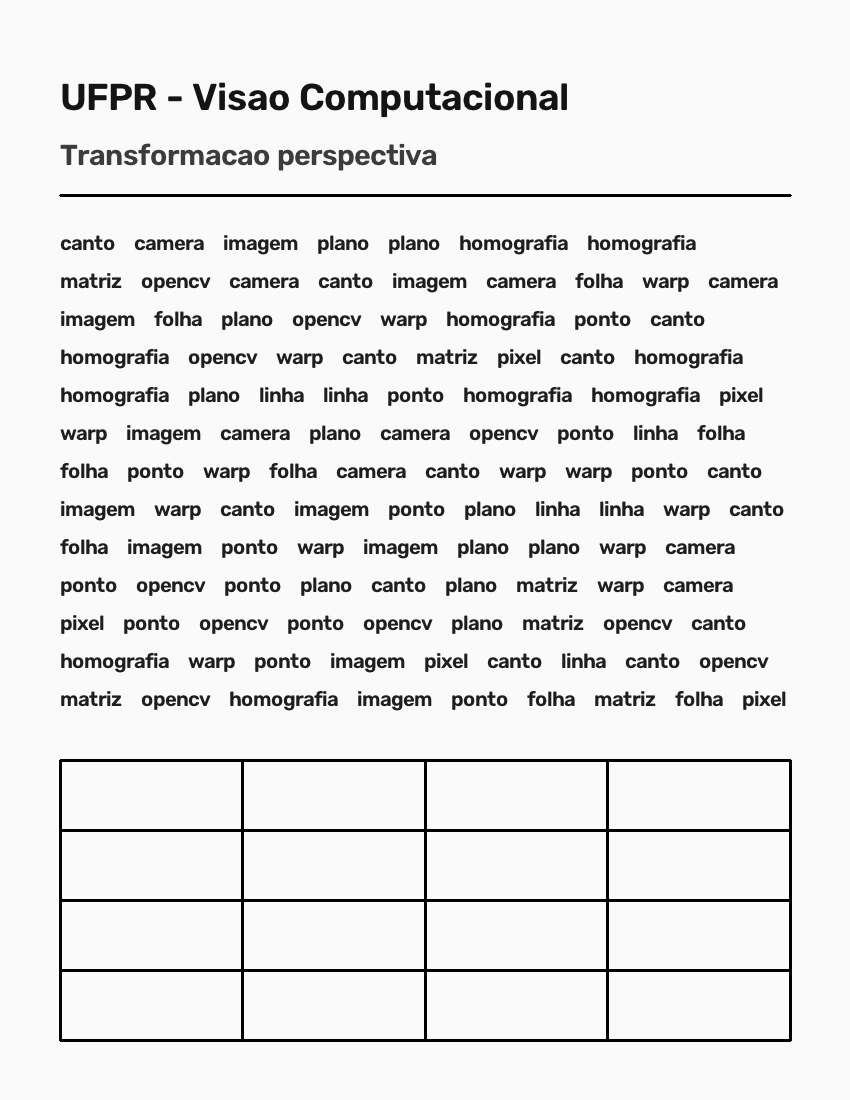
#> input picture dados/documento_original.png, 850 x 1100 px
$ python avaliar.py
#> lines starting #> are read from the running program, lines starting #| are printed output that depends on the picture; after the words box and inside, x2 and y2 are one past the last pixel; in counts of white or black regions, pixels touching at a corner belong together
#> (reads dados/sintetico.json from the repository)
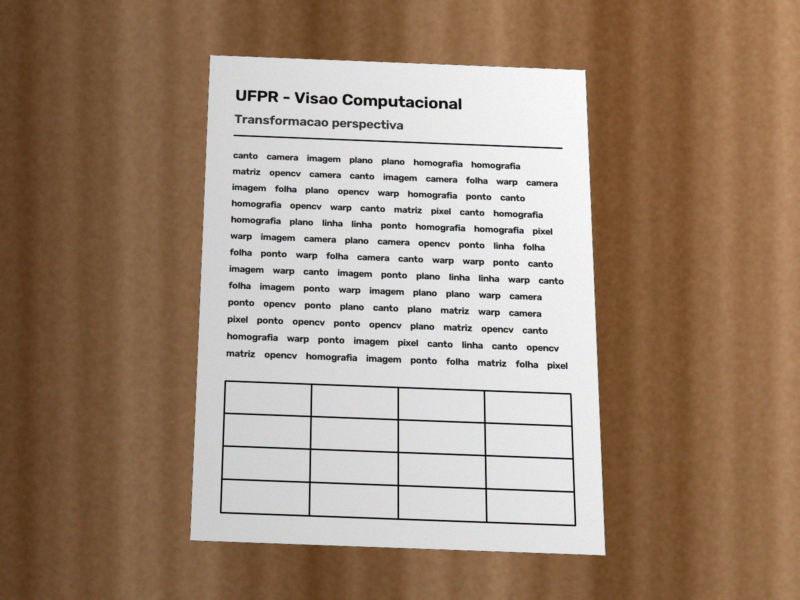
#> input picture dados/frontal_leve.jpg, 1600 x 1200 px (shown at 1/2 size)
#> in main, foto is the input picture: shape (1200, 1600, 3); mean B, G, R 119.3, 138.1, 159.4
### scanner.py
import argparse
import os

import cv2
import numpy as np

LARGURA_DETECCAO = 800


def ordenar_cantos(pts):
    pts = np.float32(pts).reshape(4, 2)
    # sup-esq tem menor x+y, inf-dir maior x+y; sup-dir tem menor y-x, inf-esq maior y-x
    soma = pts.sum(axis=1)
    dif = np.diff(pts, axis=1).ravel()
    return pts[[np.argmin(soma), np.argmin(dif), np.argmax(soma), np.argmax(dif)]]


def detectar_cantos(img, etapas=None, refinar=True):
#> called with refinar = True
    escala = LARGURA_DETECCAO / img.shape[1]
    peq = cv2.resize(img, None, fx=escala, fy=escala, interpolation=cv2.INTER_AREA)

    cinza = cv2.GaussianBlur(cv2.cvtColor(peq, cv2.COLOR_BGR2GRAY), (5, 5), 0)
    # fechamento apaga o texto escuro e deixa a folha como uma região clara uniforme
    kernel = cv2.getStructuringElement(cv2.MORPH_RECT, (9, 9))
    cinza = cv2.morphologyEx(cinza, cv2.MORPH_CLOSE, kernel, iterations=2)
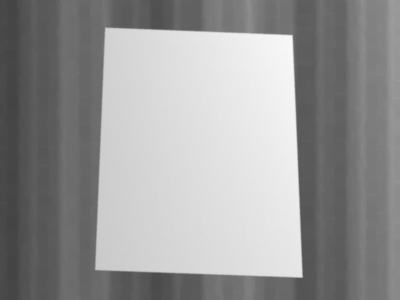
#> cinza: shape (600, 800) (shown at 1/2 size); min 68, max 248, mean 150.4

    v = np.median(cinza)
#> v = 122
    bordas = cv2.Canny(cinza, int(0.66 * v), int(min(255, 1.33 * v)))
#> bordas: shape (600, 800); 0.37% white in thin lines or dots, all inside (x1, y1, x2, y2) = (190, 55, 606, 556)
    bordas = cv2.dilate(bordas, np.ones((3, 3), np.uint8))
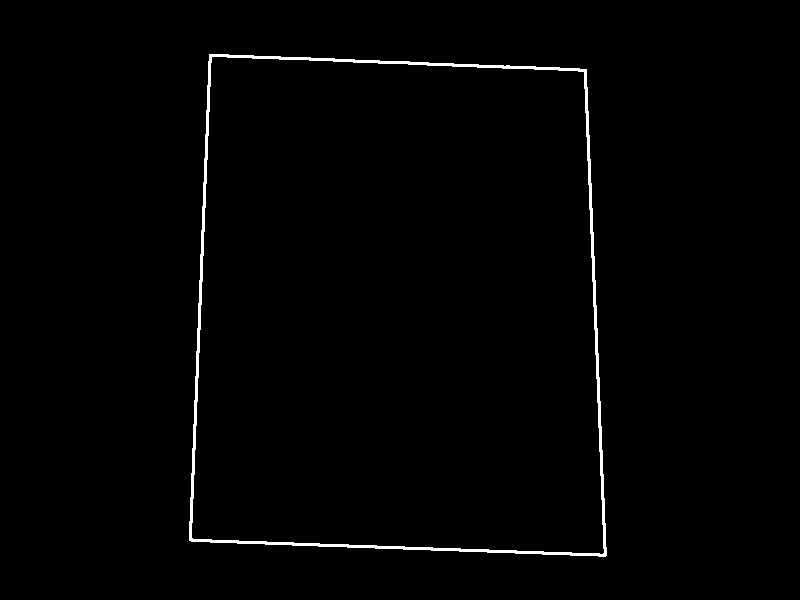
#> bordas: shape (600, 800); 1.1% white; 1 white region

    contornos, _ = cv2.findContours(bordas, cv2.RETR_LIST, cv2.CHAIN_APPROX_SIMPLE)
#> contornos = 2 contours; box (x1, y1, x2, y2) and area: (189, 54, 607, 557) 193455, (191, 56, 605, 555) 189788
    contornos = sorted(contornos, key=cv2.contourArea, reverse=True)[:10]

    quad = None
    for c in contornos:
        if cv2.contourArea(c) < 0.1 * cinza.size:
            break
        aprox = cv2.approxPolyDP(c, 0.02 * cv2.arcLength(c, True), True)
        if len(aprox) == 4 and cv2.isContourConvex(aprox):
            quad = aprox
            break
#> this loop made 1 pass
#> quad on pass 1: [[209, 54], [189, 540], [605, 556], [586, 69]]

    cantos = ordenar_cantos(quad) if quad is not None else cantos_por_retas(bordas)
#> in ordenar_cantos, `pts = np.float32(pts).reshape(4, 2)`: pts = [[209, 54], [189, 540], [605, 556], [586, 69]]
#> in ordenar_cantos, `soma = pts.sum(axis=1)`: soma = [263, 729, 1161, 655]
#> in ordenar_cantos, `dif = np.diff(pts, axis=1).ravel()`: dif = [-155, 351, -49, -517]
#> cantos = [[209, 54], [586, 69], [605, 556], [189, 540]]

    if etapas is not None:
        vis = peq.copy()
        if cantos is not None:
            cv2.polylines(vis, [np.int32(cantos)], True, (0, 255, 0), 3)
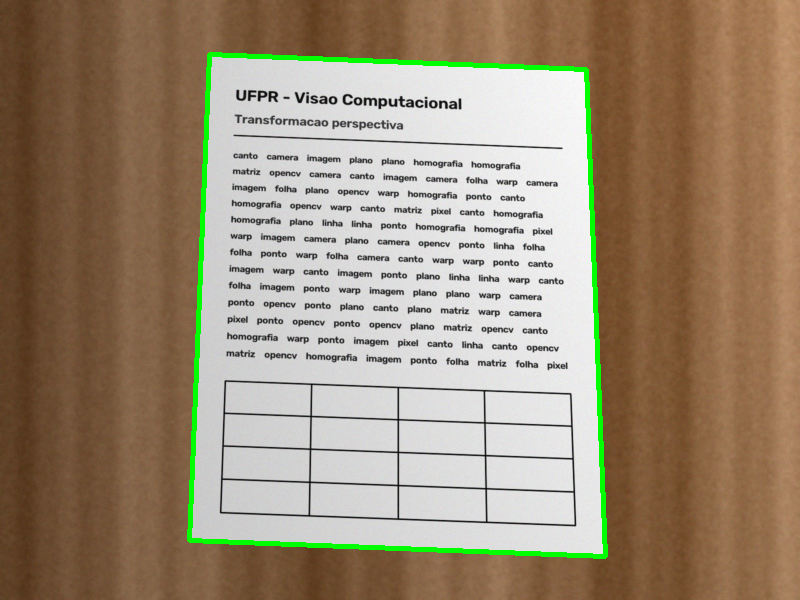
#> vis: shape (600, 800, 3); mean B, G, R 117.2, 140.3, 156.7
        etapas.update(cinza=cinza, bordas=bordas, contorno=vis)

    if cantos is None:
        return None
    cantos = cantos / escala
#> cantos = [[418, 108], [1172, 138], [1210, 1112], [378, 1080]]
    return refinar_cantos(img, cantos) if refinar else cantos


def reta(x1, y1, x2, y2):
    return np.cross([x1, y1, 1.0], [x2, y2, 1.0])


# [22 lines left out: function cantos_por_retas, not called in this run]


def refinar_cantos(img, cantos, faixa=12):
#> called with cantos = array of shape (4, 2), faixa = 12
    cinza = cv2.GaussianBlur(cv2.cvtColor(img, cv2.COLOR_BGR2GRAY), (5, 5), 0)
#> cinza: shape (1200, 1600)
    cinza = cv2.morphologyEx(cinza, cv2.MORPH_CLOSE, np.ones((15, 15), np.uint8))
    ys, xs = np.nonzero(cv2.Canny(cinza, 30, 90))
#> ys = 3810 values from 110 to 1110; xs = 3810 values, max 1210 at index 3422, min 380 at index 2927, mean 795.2
    pts = np.float32(np.column_stack([xs, ys]))
#> pts = 3810 pairs, first value 380 to 1210, second value 110 to 1110

    retas = []
    for i in range(4):
        p, q = cantos[i], cantos[(i + 1) % 4]
        comp = np.linalg.norm(q - p)
        d = (q - p) / comp
        n = np.array([-d[1], d[0]])
        # pixels de borda perto do lado p-q, ignorando 10% em cada ponta (região dos cantos)
        t = (pts - p) @ d / comp
        perto = pts[(np.abs((pts - p) @ n) < faixa) & (t > 0.1) & (t < 0.9)]
        if len(perto) < 20:
            return cantos
        vx, vy, x0, y0 = cv2.fitLine(perto, cv2.DIST_HUBER, 0, 0.01, 0.01).ravel()
        # reta homogênea que passa por dois pontos = produto vetorial deles
        retas.append(reta(x0, y0, x0 + vx, y0 + vy))
#> this loop made 4 passes
#> (p, q, comp, n, vx, vy, x0, y0) on passes 1, 4: ([418, 108], [1172, 138], 754.6, [-0.0398, 0.999], 0.999, 0.0398, 795, 124.6), ([378, 1080], [418, 108], 972.8, [0.999, 0.0411], 0.0411, -0.999, 398.4, 633.3)
#> after the loop, retas = [[-0.0398, 0.999, -92.89], [-0.999, 0.0413, 1163.3], [-0.036, 0.999, -1065.7], [0.999, 0.0411, -424.1]]

    # canto i = interseção do lado i-1 com o lado i (produto vetorial das retas)
    novos = [np.cross(retas[i - 1], retas[i]) for i in range(4)]
#> novos = [[419.9, 109.7, 1], [1166.2, 139.1, 0.997], [-1206.5, -1106.7, -0.997], [-380, -1080, -1]]
    novos = np.float32([x[:2] / x[2] for x in novos])
#> novos = [[419.9, 109.7], [1170, 139.5], [1210.1, 1110], [380, 1080.1]]
    if np.abs(novos - cantos).max() > 0.1 * max(img.shape[:2]):
        return cantos
    return novos


# [28 lines left out: function selecionar_cantos_manual, not called in this run]


def homografia_dlt(origem, destino):
    # cada par (x,y)->(u,v) dá 2 equações lineares em a..h (com h33 = 1): sistema 8x8
    A, b = [], []
    for (x, y), (u, v) in zip(origem, destino):
        A.append([x, y, 1, 0, 0, 0, -u * x, -u * y])
        A.append([0, 0, 0, x, y, 1, -v * x, -v * y])
        b += [u, v]
    return np.append(np.linalg.solve(A, b), 1).reshape(3, 3)


def retificar(img, cantos, largura=None, altura=None):
    if largura is None:
        se, sd, id_, ie = cantos
        largura = int(max(np.linalg.norm(sd - se), np.linalg.norm(id_ - ie)))
        altura = int(max(np.linalg.norm(ie - se), np.linalg.norm(id_ - sd)))
    destino = np.float32([[0, 0], [largura - 1, 0], [largura - 1, altura - 1], [0, altura - 1]])
    H = cv2.getPerspectiveTransform(np.float32(cantos), destino)
    return cv2.warpPerspective(img, H, (largura, altura), flags=cv2.INTER_CUBIC), H


def efeito_scanner(img):
    cinza = cv2.cvtColor(img, cv2.COLOR_BGR2GRAY)
    # dilatar + mediana remove o texto e estima o fundo; dividir por ele tira sombras
    fundo = cv2.medianBlur(cv2.dilate(cinza, np.ones((7, 7), np.uint8)), 21)
    plano = cv2.divide(cinza, fundo, scale=255)
    return cv2.adaptiveThreshold(plano, 255, cv2.ADAPTIVE_THRESH_GAUSSIAN_C,
                                 cv2.THRESH_BINARY, 21, 10)


# [25 lines left out: function main, not called in this run]


# [2 lines that do not run on import are left out]

### avaliar.py
import json
import os

import cv2
import numpy as np

import scanner

DADOS = "dados"
FIGS = os.path.join("relatorio", "figuras")
JPG = [cv2.IMWRITE_JPEG_QUALITY, 85]


def painel(imgs, altura=600):
    linha = []
    for img, titulo in imgs:
        if img.ndim == 2:
            img = cv2.cvtColor(img, cv2.COLOR_GRAY2BGR)
        img = cv2.resize(img, (round(img.shape[1] * altura / img.shape[0]), altura),
                         interpolation=cv2.INTER_AREA)
        topo = np.full((46, img.shape[1], 3), 255, np.uint8)
        cv2.putText(topo, titulo, (10, 33), cv2.FONT_HERSHEY_SIMPLEX, 1.0, (0, 0, 0), 2)
        linha += [np.vstack([topo, img]), np.full((altura + 46, 12, 3), 255, np.uint8)]
    return np.hstack(linha[:-1])


def ncc(a, b):
    a = (a - a.mean()) / a.std()
    b = (b - b.mean()) / b.std()
    return float(np.mean(a * b))


def ncc_retificada(foto, cantos, original):
    ret, _ = scanner.retificar(foto, cantos, original.shape[1], original.shape[0])
    return ncc(cv2.cvtColor(ret, cv2.COLOR_BGR2GRAY).astype(float), original)


def erro_cantos(cantos, gt):
    return np.linalg.norm(cantos - gt, axis=1).mean()


def main():
    os.makedirs(FIGS, exist_ok=True)
    with open(os.path.join(DADOS, "sintetico.json")) as f:
        meta = json.load(f)
    larg, alt = meta["tamanho_doc"]
    original = cv2.imread(os.path.join(DADOS, "documento_original.png"),
                          cv2.IMREAD_GRAYSCALE).astype(float)
    destino = np.float32([[0, 0], [larg - 1, 0], [larg - 1, alt - 1], [0, alt - 1]])

    tabela = []
    for nome, gt in meta["cantos"].items():
        foto = cv2.imread(os.path.join(DADOS, nome + ".jpg"))
        gt = np.float32(gt)
        etapas = {}
        cantos = scanner.detectar_cantos(foto, etapas)
#> cantos has the same summary as novos in refinar_cantos
        if cantos is None:
            tabela.append(f"{nome} & \\multicolumn{{6}}{{c}}{{falhou}} \\\\")
            continue
        grosso = scanner.detectar_cantos(foto, refinar=False)
#> the loop in detectar_cantos (call 2), `for c in contornos:` made 1 pass
#> grosso has the same summary as cantos in detectar_cantos

        H_cv = cv2.getPerspectiveTransform(cantos, destino)
#> H_cv = [[1.14, 0.0468, -482.4], [-0.0502, 1.26, -117.3], [-8.3e-06, 0.000111, 1]]
        dif_H = np.abs(scanner.homografia_dlt(cantos, destino) - H_cv).max()
#> the loop in homografia_dlt, `for (x, y), (u, v) in zip(origem, destino):` made 4 passes
#> (x, y, u, v, b) on passes 2 to 4: (1170, 139.5, 849, 0, [0, 0, 849, 0]), (1210.1, 1110, 849, 1099, [0, 0, 849, 0, 849, 1099]), (380, 1080.1, 0, 1099, [0, 0, 849, 0, 849, 1099, 0, 1099])
#> after the loop in homografia_dlt, `for (x, y), (u, v) in zip(origem, destino):`: A = 8 items
#> dif_H = 7.11e-14

        linha = [erro_cantos(grosso, gt), erro_cantos(cantos, gt),
                 ncc_retificada(foto, grosso, original), ncc_retificada(foto, cantos, original),
                 ncc_retificada(foto, gt, original)]
#> in retificar, `destino = np.float32([[0, 0], [largura - 1, 0], [largura - 1, altura -..`: destino = [[0, 0], [849, 0], [849, 1099], [0, 1099]]
#> in retificar, `H = cv2.getPerspectiveTransform(np.float32(cantos), destino)`: H = [[1.13, 0.0466, -478.8], [-0.05, 1.26, -114.9], [-5.64e-06, 0.000107, 1]]
#> in ncc_retificada (call 2), `ret, _ = scanner.retificar(foto, cantos, original.shape[1], original.s..`:
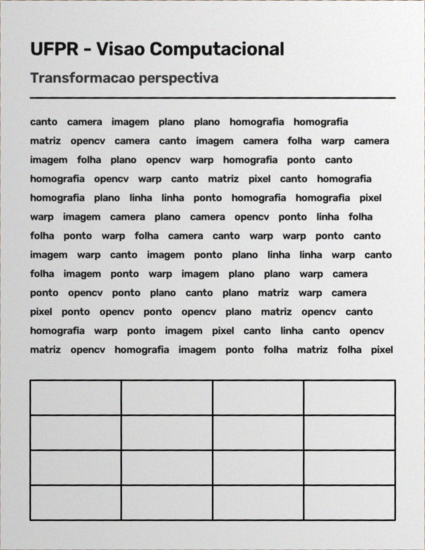
#> ret: shape (1100, 850, 3) (shown at 1/2 size); mean B, G, R 206, 206.1, 206.1
#> linha = [2.41, 0.26, 0.741, 0.923, 0.93]
        print(nome, " ".join(f"{v:.3f}" for v in linha), f"{dif_H:.0e}")
#| frontal_leve 2.414 0.260 0.741 0.923 0.930 7e-14
        tabela.append(nome.replace("_", r"\_") + " & "
                      + " & ".join(f"{v:.2f}" for v in linha[:2]) + " & "
                      + " & ".join(f"{v:.3f}" for v in linha[2:]) + f" & {dif_H:.0e} \\\\")

        ret, _ = scanner.retificar(foto, cantos)
#> ret: shape (971, 830, 3)
        vis = foto.copy()
        cv2.polylines(vis, [np.int32(cantos)], True, (0, 255, 0), 6)
#> vis: shape (1200, 1600, 3)
        cv2.imwrite(os.path.join(FIGS, f"caso_{nome}.jpg"),
                    painel([(vis, "Foto + cantos"), (ret, "Retificada"),
                            (scanner.efeito_scanner(ret), "Scanner")]), JPG)
#> in painel, `linha = []`: linha = []
#> the loop in painel, `for img, titulo in imgs:` made 3 passes
#> after the loop in painel, `for img, titulo in imgs:`:
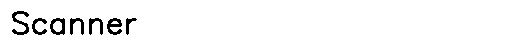
#> topo: shape (46, 513, 3); 96.3% white; 7 black regions, largest, box (x1, y1, x2, y2) and area: (12, 11, 29, 35) 174, (107, 18, 122, 35) 147, (50, 18, 65, 35) 138
#> after the loop in painel, `for img, titulo in imgs:`: linha = 6 items
#> in painel, `return np.hstack(linha[:-1])`:
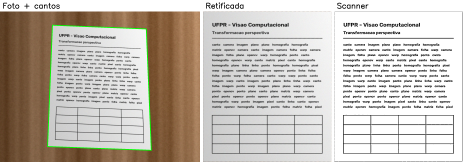
#> returned value: shape (646, 1850, 3) (shown at 1/4 size); mean of channels 0, 1, 2 180.2, 189, 196.2; drawn as B, G, R

        if nome == "inclinada_lateral":
            cv2.imwrite(os.path.join(FIGS, "pipeline.jpg"),
                        painel([(foto, "(a) Entrada"), (etapas["cinza"], "(b) Cinza+fech."),
                                (etapas["bordas"], "(c) Canny"),
                                (etapas["contorno"], "(d) Quadrilatero")], altura=420), JPG)

            A = cv2.getAffineTransform(gt[[0, 1, 3]], destino[[0, 1, 3]])
            afim = cv2.warpAffine(foto, A, (larg, alt), flags=cv2.INTER_CUBIC)
            persp, _ = scanner.retificar(foto, gt, larg, alt)
            cv2.imwrite(os.path.join(FIGS, "afim_vs_perspectiva.jpg"),
                        painel([(afim, "Afim (3 pontos)"),
                                (persp, "Perspectiva (4 pontos)")], altura=550), JPG)
#> pass 2 of the loop in main, `for nome, gt in meta["cantos"].items():`:
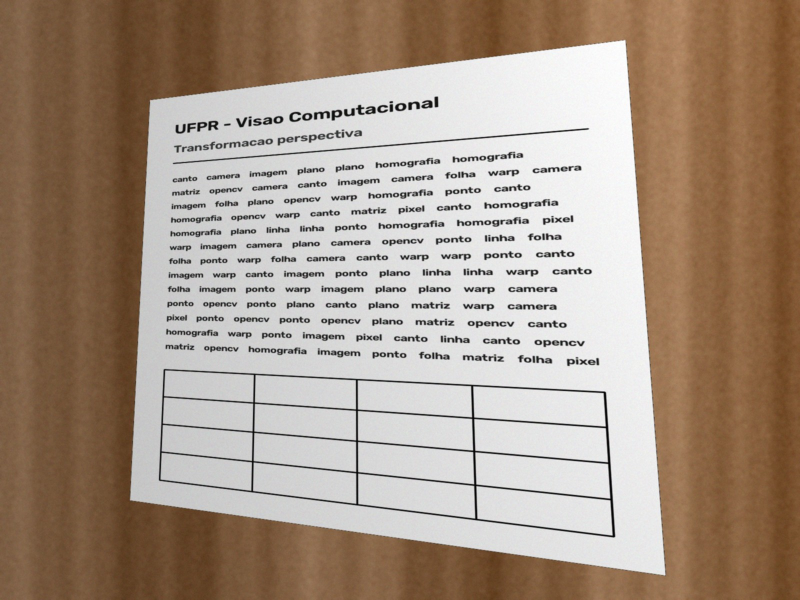
#> input picture dados/inclinada_lateral.jpg, 1600 x 1200 px (shown at 1/2 size)
#> in main, foto is the input picture: shape (1200, 1600, 3); mean B, G, R 133.5, 149.3, 167.3
#> in detectar_cantos (call 3), `v = np.median(cinza)`: v = 140
#> in detectar_cantos (call 3), `bordas = cv2.dilate(bordas, np.ones((3, 3), np.uint8))`:
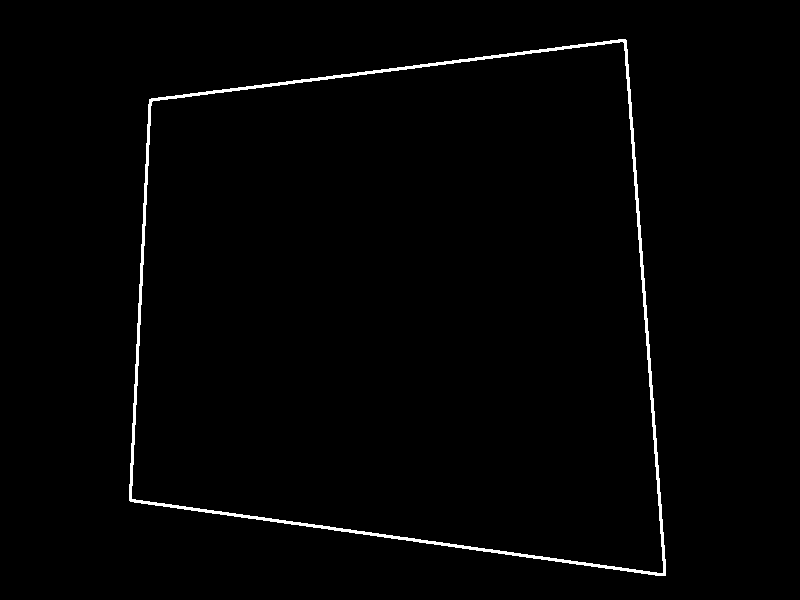
#> bordas: shape (600, 800); 1.3% white; 1 white region
#> contornos = 2 contours; box (x1, y1, x2, y2) and area: (129, 39, 666, 576) 238170, (131, 41, 664, 574) 233896
#> the loop in detectar_cantos (call 3), `for c in contornos:` made 1 pass
#> quad on pass 1: [[626, 40], [149, 99], [129, 500], [665, 575]]
#> in detectar_cantos (call 3), `cantos = ordenar_cantos(quad) if quad is not None else cantos_por_reta..`: cantos = [[149, 99], [626, 40], [665, 575], [129, 500]]
#> in detectar_cantos (call 3), `cantos = cantos / escala`: cantos = [[298, 198], [1252, 80], [1330, 1150], [258, 1000]]
#> the loop in refinar_cantos (call 2), `for i in range(4):` made 4 passes
#> (p, q, comp, d, n, vx, vy, x0) on passes 1 to 2: ([298, 198], [1252, 80], 961.3, [0.992, -0.123], [0.123, 0.992], 0.992, -0.125, 775), ([1252, 80], [1330, 1150], 1072.8, [0.0727, 0.997], [-0.997, 0.0727], 0.0741, 0.997, 1290.3)
#> in main, `cantos = scanner.detectar_cantos(foto, etapas)`: cantos = [[299.9, 200.1], [1250.5, 79.88], [1330, 1150.2], [259.9, 999.9]]
#> grosso = [[298, 198], [1252, 80], [1330, 1150], [258, 1000]]
#> H_cv = [[1.37, 0.0682, -423], [0.223, 1.76, -419.6], [0.000404, 0.00017, 1]]
#> the loop in homografia_dlt (call 2), `for (x, y), (u, v) in zip(origem, destino):` made 4 passes
#> (x, y, u, v, b) on passes 2 to 4: (1250.5, 79.88, 849, 0, [0, 0, 849, 0]), (1330, 1150.2, 849, 1099, [0, 0, 849, 0, 849, 1099]), (259.9, 999.9, 0, 1099, [0, 0, 849, 0, 849, 1099, 0, 1099])
#> dif_H = 5.68e-14
#> in main, `linha = [erro_cantos(grosso, gt), erro_cantos(cantos, gt), ncc_retific..`: linha = [1.71, 0.247, 0.818, 0.915, 0.918]
#| inclinada_lateral 1.707 0.247 0.818 0.915 0.918 6e-14
#> in main, `cv2.polylines(vis, [np.int32(cantos)], True, (0, 255, 0), 6)`:
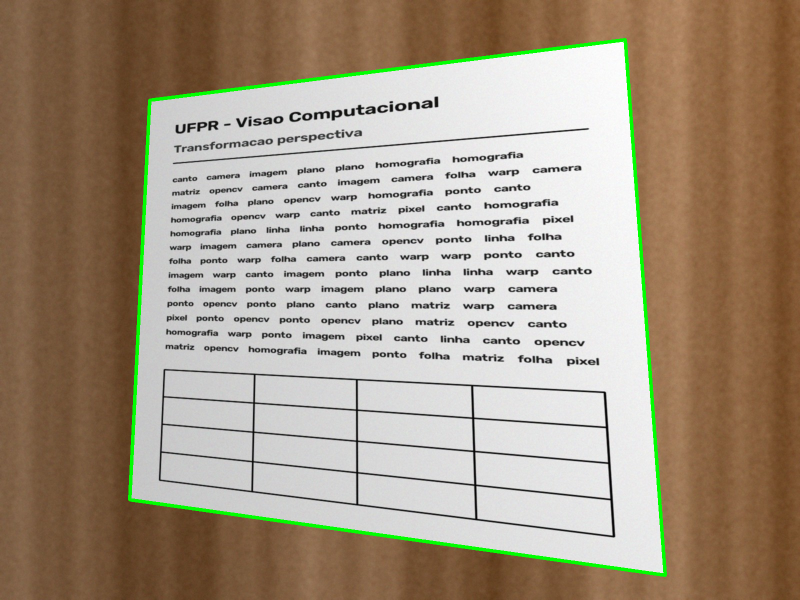
#> vis: shape (1200, 1600, 3) (shown at 1/2 size); 1.41% of pixels changed, all inside (x1, y1, x2, y2) = (256, 76, 1334, 1154)
#> the loop in painel (call 2), `for img, titulo in imgs:` made 3 passes
#> in main, `A = cv2.getAffineTransform(gt[[0, 1, 3]], destino[[0, 1, 3]])`: A = [[0.899, 0.045, -278.8], [0.175, 1.38, -328.9]]

    with open(os.path.join("relatorio", "tabela.tex"), "w") as f:
        f.write("\n".join(tabela) + "\n")

    foto = cv2.imread(os.path.join(DADOS, "foto_real.jpg"))
    if foto is not None:
        etapas = {}
        cantos = scanner.detectar_cantos(foto, etapas)
        ret, _ = scanner.retificar(foto, cantos)
        vis = foto.copy()
        cv2.polylines(vis, [np.int32(cantos)], True, (0, 255, 0), 8)
        cv2.imwrite(os.path.join(FIGS, "foto_real.jpg"),
                    painel([(etapas["bordas"], "(a) Canny"), (vis, "(b) Cantos (Hough)"),
                            (ret, "(c) Retificada"), (scanner.efeito_scanner(ret), "(d) Scanner")],
                           altura=700), JPG)


if __name__ == "__main__":
#> (the run stopped early here; a loop or call above may not have finished)
